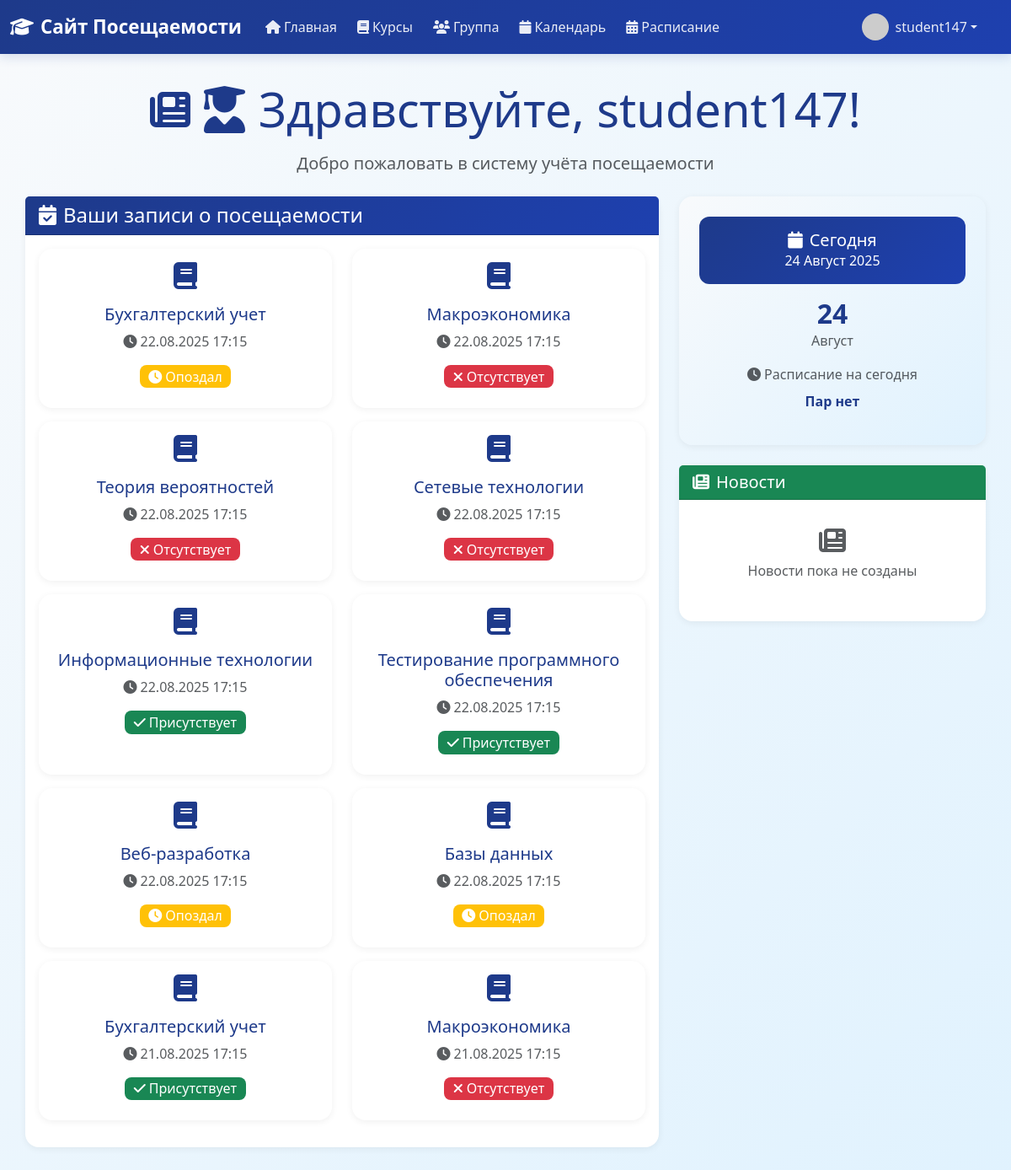
/index (signed in), run on the app's committed database.
### app/models.py (models this page shows, shortened)
class User(UserMixin, db.Model):
    id: so.Mapped[int] = so.mapped_column(primary_key=True)
    username: so.Mapped[str] = so.mapped_column(sa.String(64), index=True, unique=True)
    email: so.Mapped[str] = so.mapped_column(sa.String(120), index=True, unique=True)
    password_hash: so.Mapped[Optional[str]] = so.mapped_column(sa.String(256))
    role: so.Mapped[str] = so.mapped_column(sa.String(20), default='student')
    about_me: so.Mapped[Optional[str]] = so.mapped_column(sa.String(140))
    last_seen: so.Mapped[Optional[datetime]] = so.mapped_column(default=lambda: datetime.now(timezone.utc))
    sent_messages: so.Mapped[List['Message']] = so.relationship(
        'Message',
        foreign_keys='Message.sender_id',
        back_populates='sender'
    )
    received_messages: so.Mapped[List['Message']] = so.relationship(
        'Message',
        foreign_keys='Message.recipient_id',
        back_populates='recipient'
    )
    teaching_courses: so.Mapped[List['Course']] = so.relationship(
        secondary=teacher_course_association,
        back_populates='teachers',
        collection_class=list
    )
    enrolled_courses: so.Mapped[List['Course']] = so.relationship(
        secondary=student_course_association,
        back_populates='students',
        collection_class=list,
        lazy='joined'
    )
    favorite_courses: so.Mapped[List['Course']] = so.relationship(
        secondary=user_favorites_association,
        back_populates='favorited_by',
        collection_class=list
    )
    group: so.Mapped[Optional['Group']] = so.relationship(
        secondary=student_group_association,
        back_populates='students',
        uselist=False
    )
    attendance_records: so.WriteOnlyMapped['AttendanceRecord'] = so.relationship(
        back_populates='student',
        cascade="all, delete-orphan"
    )
    news_posts: so.Mapped[List['News']] = so.relationship(
        back_populates='author',
        cascade="all, delete-orphan"
    )
    def avatar(self, size: int) -> str:
        digest = md5(self.email.lower().encode('utf-8')).hexdigest()
        return f'https://www.gravatar.com/avatar/{digest}?d=identicon&s={size}'

class Course(db.Model):
    id: so.Mapped[int] = so.mapped_column(primary_key=True)
    name: so.Mapped[str] = so.mapped_column(sa.String(100), unique=True, index=True)
    description: so.Mapped[Optional[str]] = so.mapped_column(sa.String(256))
    teachers: so.Mapped[List['User']] = so.relationship(
        secondary=teacher_course_association,
        back_populates='teaching_courses',
        collection_class=list
    )
    students: so.Mapped[List['User']] = so.relationship(
        secondary=student_course_association,
        back_populates='enrolled_courses',
        collection_class=list,
        lazy='joined'
    )
    favorited_by: so.Mapped[List['User']] = so.relationship(
        secondary=user_favorites_association,
        back_populates='favorite_courses',
        collection_class=list
    )
    attendance_records: so.WriteOnlyMapped['AttendanceRecord'] = so.relationship(
        back_populates='course',
        cascade="all, delete-orphan"
    )

class AttendanceRecord(db.Model):
    id: so.Mapped[int] = so.mapped_column(primary_key=True)
    student_id: so.Mapped[int] = so.mapped_column(sa.ForeignKey('user.id'), index=True)
    student: so.Mapped['User'] = so.relationship(back_populates='attendance_records')
    course_id: so.Mapped[int] = so.mapped_column(sa.ForeignKey('course.id'), index=True)
    course: so.Mapped['Course'] = so.relationship(back_populates='attendance_records')
    date: so.Mapped[datetime] = so.mapped_column(index=True, default=lambda: datetime.now(timezone.utc))
    status: so.Mapped[str] = so.mapped_column(sa.String(20), default='present')
    notes: so.Mapped[Optional[str]] = so.mapped_column(sa.String(256))

### app/routes.py (the view, shortened to what this page needs)
@app.route('/')
@app.route('/index')
@login_required
def index():
    page = request.args.get('page', 1, type=int)
    recent_news = get_recent_news()
    current_date = datetime.now()
    if current_user.role == 'student':
        attendance_records_query = sa.select(AttendanceRecord).where(
            AttendanceRecord.student_id == current_user.id
        ).order_by(AttendanceRecord.date.desc())
        attendance_records_pagination = db.paginate(
            attendance_records_query,
            page=page,
            per_page=current_app.config['ITEMS_PER_PAGE'],
            error_out=False
        )
        attendance_records = attendance_records_pagination.items
        next_url = url_for('index', page=attendance_records_pagination.next_num) \
            if attendance_records_pagination.has_next else None
        prev_url = url_for('index', page=attendance_records_pagination.prev_num) \
            if attendance_records_pagination.has_prev else None
        return render_template(
            'index.html',
            title='Главная',
            attendance_records=attendance_records,
            user=current_user,
            next_url=next_url,
            prev_url=prev_url,
            recent_news=recent_news,
            moment=current_date
        )

### app/templates/index.html (shortened to what this page needs)
{% extends "base.html" %}
{% block content %}
    <div class="home-page">
        <div class="text-center mb-4">
            <div class="d-flex justify-content-center align-items-center mb-3">
                <a href="#news" class="text-decoration-none me-3" title="Новостная лента">
                    <i class="fas fa-newspaper fa-3x text-primary"></i>
                </a>
                <h1 class="display-4 text-primary mb-0">
                    <i class="fas fa-user-graduate me-3"></i>Здравствуйте, {{ current_user.username }}!
                </h1>
            </div>
            <p class="lead text-muted">Добро пожаловать в систему учёта посещаемости</p>
        </div>
        <div class="row">
            <div class="col-lg-8">
                {% if current_user.role == 'student' %}
                    <div class="card border-0 shadow-sm mb-4">
                        <div class="card-header bg-primary text-white">
                            <h2 class="h4 mb-0">
                                <i class="fas fa-calendar-check me-2"></i>Ваши записи о посещаемости
                            </h2>
                        </div>
                        <div class="card-body">
                            {% if attendance_records %}
                                <div class="row">
                                    {% for record in attendance_records %}
                                        <div class="col-md-6 mb-3">
                                            <div class="card h-100 border-0 shadow-sm">
                                                <div class="card-body text-center">
                                                    <div class="mb-3">
                                                        <i class="fas fa-book fa-2x text-primary"></i>
                                                    </div>
                                                    <h5 class="card-title text-primary">{{ record.course.name }}</h5>
                                                    <p class="card-text text-muted">
                                                        <i class="fas fa-clock me-1"></i>{{ record.date.strftime('%d.%m.%Y %H:%M') }}
                                                    </p>
                                                    <div class="mb-2">
                                                        {% if record.status == 'present' %}
                                                            <span class="badge bg-success fs-6">
                                                                <i class="fas fa-check me-1"></i>Присутствует
                                                            </span>
                                                        {% elif record.status == 'absent' %}
                                                            <span class="badge bg-danger fs-6">
                                                                <i class="fas fa-times me-1"></i>Отсутствует
                                                            </span>
                                                        {% elif record.status == 'late' %}
                                                            <span class="badge bg-warning fs-6">
                                                                <i class="fas fa-clock me-1"></i>Опоздал
                                                            </span>
                                                        {% endif %}
                                                    </div>
                                                </div>
                                            </div>
                                        </div>
                                    {% endfor %}
                                </div>
                            {% else %}
                                <div class="text-center py-5">
                                    <i class="fas fa-calendar-check fa-3x text-muted mb-3"></i>
                                    <p class="text-muted">У вас пока нет записей о посещаемости.</p>
                                </div>
                            {% endif %}
                        </div>
                    </div>
                {% endif %}
            </div>
            <div class="col-lg-4">
                <div class="mini-calendar border-0 shadow-sm mb-4">
                    <div class="calendar-header text-center">
                        <h5 class="mb-0">
                            <i class="fas fa-calendar me-2"></i>Сегодня
                        </h5>
                        {% set months = ['Январь', 'Февраль', 'Март', 'Апрель', 'Май', 'Июнь',
                                       'Июль', 'Август', 'Сентябрь', 'Октябрь', 'Ноябрь', 'Декабрь'] %}
                        <p class="mb-0">{{ moment.day }} {{ months[moment.month - 1] }} {{ moment.year }}</p>
                    </div>
                    <div class="text-center">
                        <div class="current-date mb-3">
                            <h2 class="text-primary mb-0">{{ moment.day }}</h2>
                            <p class="text-muted mb-0">{{ months[moment.month - 1] }}</p>
                        </div>
                        <div class="schedule-info">
                            <p class="text-muted mb-2">
                                <i class="fas fa-clock me-1"></i>Расписание на сегодня
                            </p>
                            <p class="text-primary fw-bold">Пар нет</p>
                        </div>
                    </div>
                </div>
                <div class="card border-0 shadow-sm">
                    <div class="card-header bg-success text-white">
                        <h5 class="mb-0">
                            <i class="fas fa-newspaper me-2"></i>Новости
                        </h5>
                    </div>
                    <div class="card-body news-feed">
                        {% if recent_news %}
                            {% for news in recent_news %}
                                <div class="news-item">
                                    <h6 class="mb-1">{{ news.title }}</h6>
                                    <p class="text-muted small mb-1">{{ news.content[:100] }}{% if news.content|length > 100 %}...{% endif %}</p>
                                    <small class="text-muted">
                                        <i class="fas fa-user me-1"></i>{{ news.author.username }} |
                                        <i class="fas fa-calendar me-1"></i>{{ news.created_at.strftime('%d.%m.%Y') }}
                                    </small>
                                </div>
                            {% endfor %}
                        {% else %}
                            <p class="text-muted text-center py-3">
                                <i class="fas fa-newspaper fa-2x mb-2"></i><br>
                                Новости пока не созданы
                            </p>
                        {% endif %}
                    </div>
                </div>
            </div>
        </div>
    </div>
{% endblock %}

### app/templates/base.html (shortened to what this page needs)
<!doctype html>
<html lang="ru">
  <head>
    <link href="https://cdn.jsdelivr.net/npm/bootstrap@5.3.0/dist/css/bootstrap.min.css" rel="stylesheet">
    <link href="https://cdnjs.cloudflare.com/ajax/libs/font-awesome/6.4.0/css/all.min.css" rel="stylesheet">
  </head>
  <body>
    {% if current_user.is_authenticated %}
    <nav class="navbar navbar-expand-lg navbar-dark mb-4">
      <div class="container-fluid">
        <a class="navbar-brand" href="{{ url_for('index') }}">
            <i class="fas fa-graduation-cap me-2"></i>Сайт Посещаемости
        </a>
        <div class="collapse navbar-collapse" id="navbarNav">
          <ul class="navbar-nav me-auto mb-2 mb-lg-0">
            <li class="nav-item">
              <a class="nav-link" href="{{ url_for('index') }}">
                  <i class="fas fa-home me-1"></i>Главная
              </a>
            </li>
            <li class="nav-item">
                <a class="nav-link" href="{{ url_for('courses') }}">
                    <i class="fas fa-book me-1"></i>Курсы
                </a>
              </li>
              <li class="nav-item">
                <a class="nav-link" href="{{ url_for('group') }}">
                    <i class="fas fa-users me-1"></i>Группа
                </a>
              </li>
              <li class="nav-item">
                <a class="nav-link" href="{{ url_for('calendar') }}">
                    <i class="fas fa-calendar me-1"></i>Календарь
                </a>
              </li>
              <li class="nav-item">
                <a class="nav-link" href="{{ url_for('schedule') }}">
                    <i class="fas fa-calendar-alt me-1"></i>Расписание
                </a>
              </li>
          </ul>
          <ul class="navbar-nav ms-auto">
            <li class="nav-item dropdown">
              <a class="nav-link dropdown-toggle d-flex align-items-center" href="#"
                 id="profileDropdown" role="button" data-bs-toggle="dropdown" aria-expanded="false">
                <img src="{{ current_user.avatar(32) }}" alt="Аватар"
                     class="rounded-circle me-2" style="width: 32px; height: 32px;">
                <span>{{ current_user.username }}</span>
              </a>
            </li>
          </ul>
        </div>
      </div>
    </nav>
    {% endif %}
    <div class="container">
        {% block content %}{% endblock %}
    </div>
  </body>
</html>

### data on the page
User: username "student147", role "student" (drawn)
Course: course.name "Бухгалтерский учет" "Бухгалтерский учет"
Course: course.name "Макроэкономика" "Макроэкономика"
Course: course.name "Теория вероятностей"
Course: course.name "Сетевые технологии"
AttendanceRecord: course.name "Информационные технологии", date "22.08.2025 17:15", status "present" (drawn)
AttendanceRecord: course.name "Тестирование программного обеспечения", date "22.08.2025 17:15", status "present" (drawn)
AttendanceRecord: course.name "Веб-разработка", date "22.08.2025 17:15", status "late" (drawn)
AttendanceRecord: course.name "Базы данных", date "22.08.2025 17:15", status "late" (drawn)

### other printed values
{{ record.date.strftime('%d.%m.%Y %H:%M') }} "22.08.2025 17:15" "22.08.2025 17:15" "22.08.2025 17:15" "22.08.2025 17:15" "21.08.2025 17:15" "21.08.2025 17:15"
